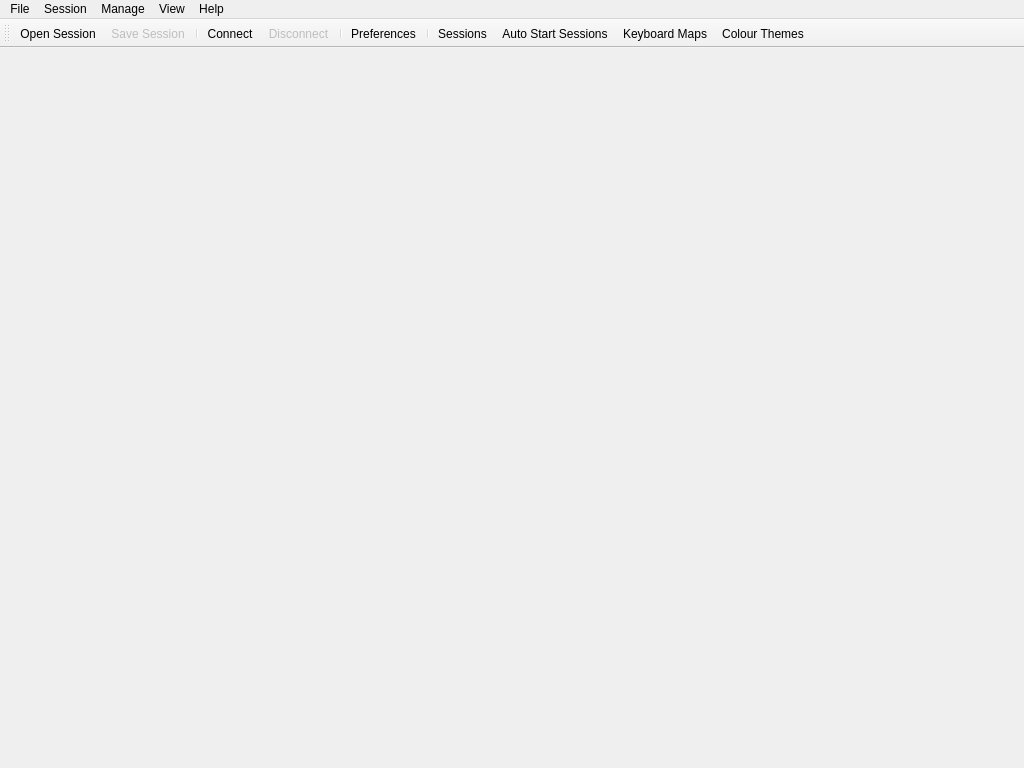
<?xml version="1.0" encoding="UTF-8"?>
<ui version="4.0">
 <author>Andy Styles</author>
 <class>MainWindowDialog</class>
 <widget class="QMainWindow" name="MainWindowDialog">
  <property name="enabled">
   <bool>true</bool>
  </property>
  <property name="geometry">
   <rect>
    <x>0</x>
    <y>0</y>
    <width>1024</width>
    <height>768</height>
   </rect>
  </property>
  <property name="windowTitle">
   <string>Q3270</string>
  </property>
  <widget class="QWidget" name="centralwidget">
   <layout class="QVBoxLayout" name="verticalLayout">
    <item>
     <layout class="QVBoxLayout" name="terminalLayout">
      <property name="spacing">
       <number>4</number>
      </property>
     </layout>
    </item>
   </layout>
  </widget>
  <widget class="QMenuBar" name="menubar">
   <property name="geometry">
    <rect>
     <x>0</x>
     <y>0</y>
     <width>1024</width>
     <height>18</height>
    </rect>
   </property>
   <widget class="QMenu" name="menuConnect">
    <property name="title">
     <string>Session</string>
    </property>
    <addaction name="actionConnect"/>
    <addaction name="actionDisconnect"/>
    <addaction name="separator"/>
    <addaction name="actionSessionPreferences"/>
   </widget>
   <widget class="QMenu" name="menuFile">
    <property name="title">
     <string>File</string>
    </property>
    <widget class="QMenu" name="menuRecentSessions">
     <property name="title">
      <string>Recent Sessions</string>
     </property>
    </widget>
    <addaction name="actionNew"/>
    <addaction name="menuRecentSessions"/>
    <addaction name="actionOpen_Session"/>
    <addaction name="actionSave_Session"/>
    <addaction name="actionSave_SessionAs"/>
    <addaction name="separator"/>
    <addaction name="separator"/>
    <addaction name="actionQuit"/>
   </widget>
   <widget class="QMenu" name="menuHelp">
    <property name="title">
     <string>Help</string>
    </property>
    <addaction name="actionAbout_Q3270"/>
    <addaction name="actionConnection_Information"/>
   </widget>
   <widget class="QMenu" name="menuManage">
    <property name="title">
     <string>Manage</string>
    </property>
    <addaction name="actionManage_Sessions"/>
    <addaction name="actionManage_Auto_Sart_Sessions"/>
    <addaction name="actionKeyboardThemes"/>
    <addaction name="actionColourThemes"/>
   </widget>
   <widget class="QMenu" name="menuView">
    <property name="title">
     <string>View</string>
    </property>
    <addaction name="actionToolbar"/>
   </widget>
   <addaction name="menuFile"/>
   <addaction name="menuConnect"/>
   <addaction name="menuManage"/>
   <addaction name="menuView"/>
   <addaction name="menuHelp"/>
  </widget>
  <widget class="QToolBar" name="toolBar">
   <property name="windowTitle">
    <string>toolBar</string>
   </property>
   <property name="toolButtonStyle">
    <enum>Qt::ToolButtonTextUnderIcon</enum>
   </property>
   <attribute name="toolBarArea">
    <enum>TopToolBarArea</enum>
   </attribute>
   <attribute name="toolBarBreak">
    <bool>false</bool>
   </attribute>
   <addaction name="actionOpen_Session"/>
   <addaction name="actionSave_Session"/>
   <addaction name="separator"/>
   <addaction name="actionConnect"/>
   <addaction name="actionDisconnect"/>
   <addaction name="separator"/>
   <addaction name="actionSessionPreferences"/>
   <addaction name="separator"/>
   <addaction name="actionManage_Sessions"/>
   <addaction name="actionManage_Auto_Sart_Sessions"/>
   <addaction name="actionKeyboardThemes"/>
   <addaction name="actionColourThemes"/>
  </widget>
  <action name="actionConnect">
   <property name="enabled">
    <bool>true</bool>
   </property>
   <property name="icon">
    <iconset resource="../resources/Q3270.qrc">
     <normaloff>:/Icons/connect.svg</normaloff>:/Icons/connect.svg</iconset>
   </property>
   <property name="text">
    <string>Connect</string>
   </property>
  </action>
  <action name="actionSessionPreferences">
   <property name="enabled">
    <bool>true</bool>
   </property>
   <property name="icon">
    <iconset resource="../resources/Q3270.qrc">
     <normaloff>:/Icons/settings.svg</normaloff>:/Icons/settings.svg</iconset>
   </property>
   <property name="text">
    <string>Preferences</string>
   </property>
  </action>
  <action name="actionDisconnect">
   <property name="enabled">
    <bool>false</bool>
   </property>
   <property name="icon">
    <iconset resource="../resources/Q3270.qrc">
     <normaloff>:/Icons/disconnect.svg</normaloff>:/Icons/disconnect.svg</iconset>
   </property>
   <property name="text">
    <string>Disconnect</string>
   </property>
  </action>
  <action name="actionNew">
   <property name="text">
    <string>New Window...</string>
   </property>
  </action>
  <action name="actionReconnect">
   <property name="enabled">
    <bool>false</bool>
   </property>
   <property name="text">
    <string>Reconnect</string>
   </property>
  </action>
  <action name="actionQuit">
   <property name="text">
    <string>Quit</string>
   </property>
  </action>
  <action name="actionAbout_Q3270">
   <property name="text">
    <string>About Q3270...</string>
   </property>
  </action>
  <action name="actionKeyboardThemes">
   <property name="icon">
    <iconset resource="../resources/Q3270.qrc">
     <normaloff>:/Icons/keyboard.svg</normaloff>:/Icons/keyboard.svg</iconset>
   </property>
   <property name="text">
    <string>Keyboard Maps...</string>
   </property>
  </action>
  <action name="actionColourThemes">
   <property name="icon">
    <iconset resource="../resources/Q3270.qrc">
     <normaloff>:/Icons/palette.svg</normaloff>:/Icons/palette.svg</iconset>
   </property>
   <property name="text">
    <string>Colour Themes...</string>
   </property>
  </action>
  <action name="actionSave_SessionAs">
   <property name="text">
    <string>Save Session As...</string>
   </property>
  </action>
  <action name="actionOpen_Session">
   <property name="icon">
    <iconset resource="../resources/Q3270.qrc">
     <normaloff>:/Icons/open.svg</normaloff>:/Icons/open.svg</iconset>
   </property>
   <property name="text">
    <string>Open Session...</string>
   </property>
  </action>
  <action name="actionOpen_Duplicate_Session">
   <property name="text">
    <string>Open Duplicate Session</string>
   </property>
  </action>
  <action name="actionManage_Sessions">
   <property name="icon">
    <iconset resource="../resources/Q3270.qrc">
     <normaloff>:/Icons/database.svg</normaloff>:/Icons/database.svg</iconset>
   </property>
   <property name="text">
    <string>Sessions...</string>
   </property>
  </action>
  <action name="actionSave_Session">
   <property name="enabled">
    <bool>false</bool>
   </property>
   <property name="icon">
    <iconset resource="../resources/Q3270.qrc">
     <normaloff>:/Icons/floppy.svg</normaloff>:/Icons/floppy.svg</iconset>
   </property>
   <property name="text">
    <string>Save Session</string>
   </property>
  </action>
  <action name="actionConnection_Information">
   <property name="enabled">
    <bool>false</bool>
   </property>
   <property name="text">
    <string>About Connection...</string>
   </property>
  </action>
  <action name="actionManage_Auto_Sart_Sessions">
   <property name="icon">
    <iconset resource="../resources/Q3270.qrc">
     <normaloff>:/Icons/database-gear.svg</normaloff>:/Icons/database-gear.svg</iconset>
   </property>
   <property name="text">
    <string>Auto Start Sessions...</string>
   </property>
  </action>
  <action name="actionToolbar">
   <property name="checkable">
    <bool>true</bool>
   </property>
   <property name="text">
    <string>Show Toolbar</string>
   </property>
   <property name="toolTip">
    <string>Toolbar visibility</string>
   </property>
  </action>
 </widget>
 <resources>
  <include location="../resources/Q3270.qrc"/>
 </resources>
 <connections/>
 <slots>
  <slot>menuConnect()</slot>
  <slot>menuQuit()</slot>
  <slot>menuSessionPreferences()</slot>
  <slot>menuSetFont()</slot>
  <slot>menuDisconnect()</slot>
  <slot>menuNew()</slot>
  <slot>menuTabbedView(bool)</slot>
  <slot>menuReconnect()</slot>
  <slot>menuAbout()</slot>
  <slot>menuColourTheme()</slot>
  <slot>menuSaveSessionAs()</slot>
  <slot>menuOpenSession()</slot>
  <slot>menuKeyboardTheme()</slot>
  <slot>menuDuplicate()</slot>
  <slot>menuManageSessions()</slot>
  <slot>menuSaveSession()</slot>
  <slot>menuAboutConnection()</slot>
 </slots>
</ui>
